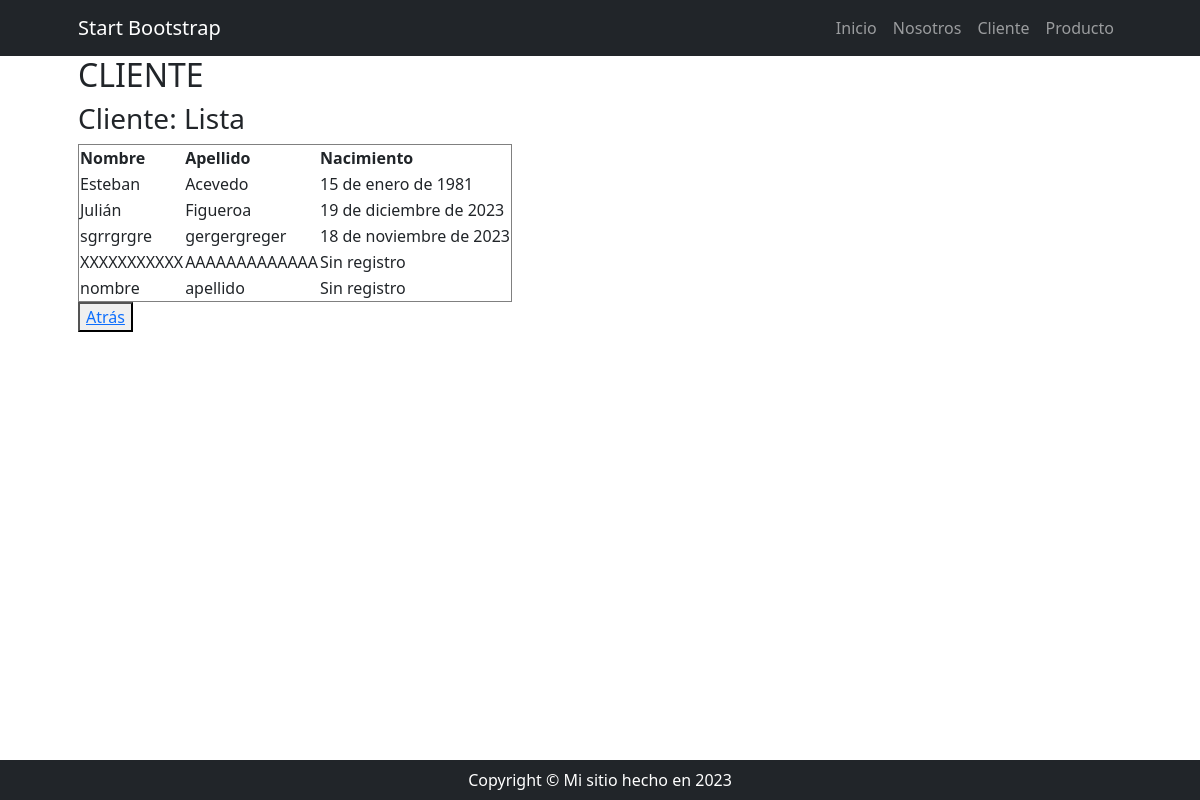
/clientes/cliente/list, run on the app's committed database.
### cliente/models.py (models this page shows, shortened)
class Cliente(models.Model):
    nombre = models.CharField(max_length=100)
    apellido = models.CharField(max_length=100)
    nacimiento = models.DateField(null=True, blank=True)
    pais_origen_id = models.ForeignKey(
        Pais, null=True, blank=True, on_delete=models.SET_NULL, verbose_name="país de origen"
    )

### cliente/views.py (the view)
# urls.py: path("cliente/list", views.cliente_list, name="cliente_list"),
def cliente_list(request):
    clientes = models.Cliente.objects.all()
    context = {"clientes": clientes}
    return render(request, "cliente/cliente_list.html", context)

### cliente/templates/cliente/cliente_list.html
{% extends 'core/base.html' %}
{% block content %}
    <h2>CLIENTE</h2>
    <h3>Cliente: Lista</h3>
    <table border="1">
        <thead>
            <th>Nombre</th>
            <th>Apellido</th>
            <th>Nacimiento</th>
        </thead>
        <tbody>
            {% for cliente in clientes %}
                <tr>
                    <td>{{ cliente.nombre }}</td>
                    <td>{{ cliente.apellido }}</td>
                    {% if cliente.nacimiento %}
                        <td>{{ cliente.nacimiento }}</td>
                    {% else %}
                        <td>Sin registro</td>
                    {% endif %}
                </tr>
            {% endfor %}
        </tbody>
    </table>
    <button><a href="{% url 'cliente:index' %}">Atrás</a></button>
{% endblock content %}

### data on the page
Cliente: nombre "Esteban", apellido "Acevedo", nacimiento "15 de enero de 1981"
Cliente: nombre "Julián", apellido "Figueroa", nacimiento "19 de diciembre de 2023"
Cliente: nombre "sgrrgrgre", apellido "gergergreger", nacimiento "18 de noviembre de 2023"
Cliente: nombre "XXXXXXXXXXX", apellido "AAAAAAAAAAAAA", shows "Sin registro"
Cliente: nombre "nombre", apellido "apellido", shows "Sin registro"
